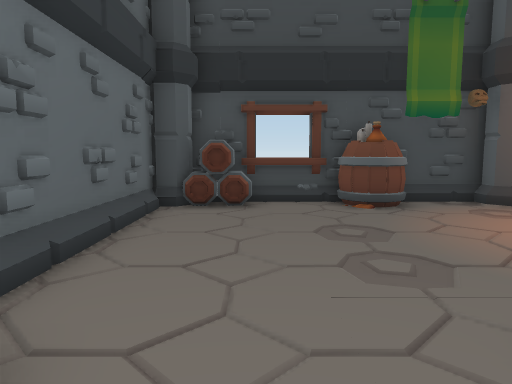
View 1 (above)

12 first-person views from a walk through a Unity game level. The camera is 1.4 m above the floor, tilts 6° down and sees 70° across. The floor is counted in squares, 1 m on a side. Each view is taken from the middle of a square. On the plan, view 1 faces up. The plan holds only what a view shows up to about 16 squares ahead; the rest is blank. Some surface patterns are stand-ins.

View 2
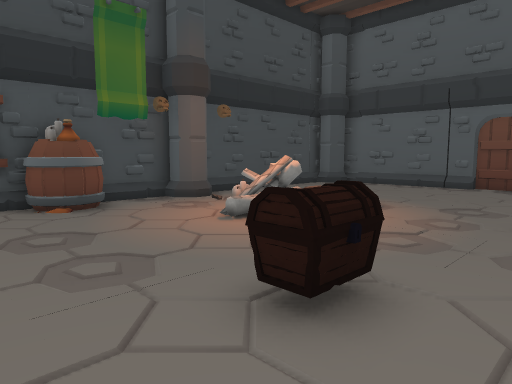

View 3
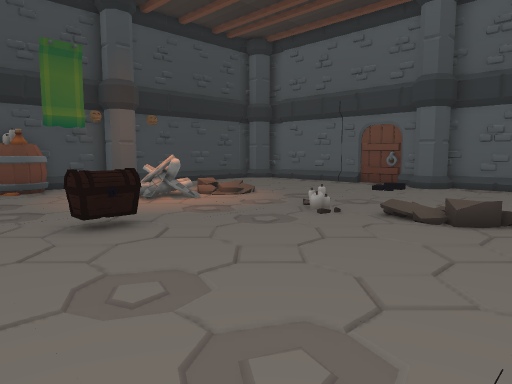

View 4
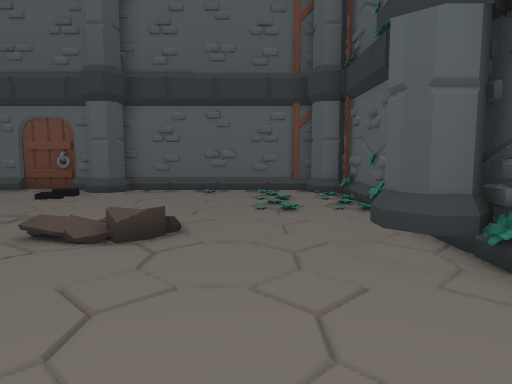

View 5
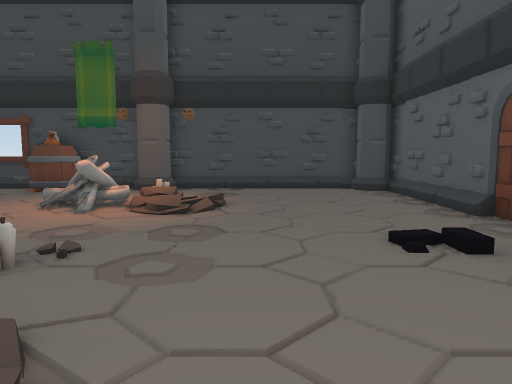

View 6
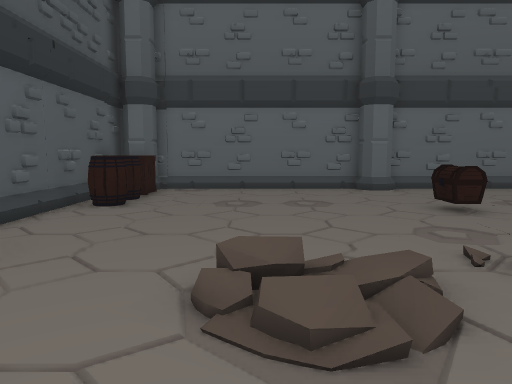

View 7
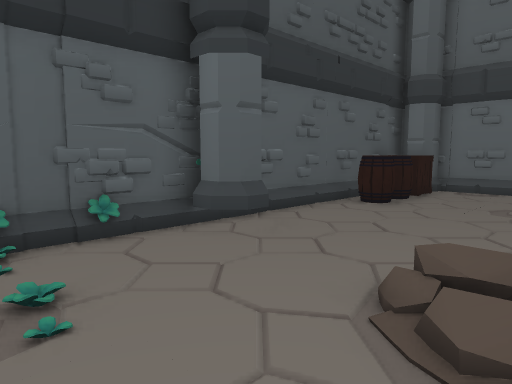

View 8
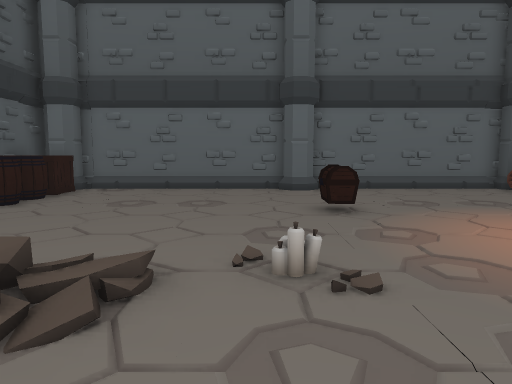

View 9
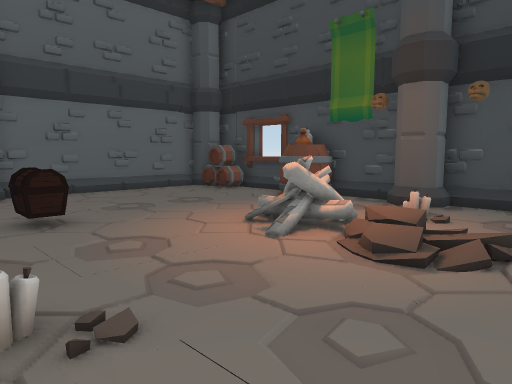

View 10
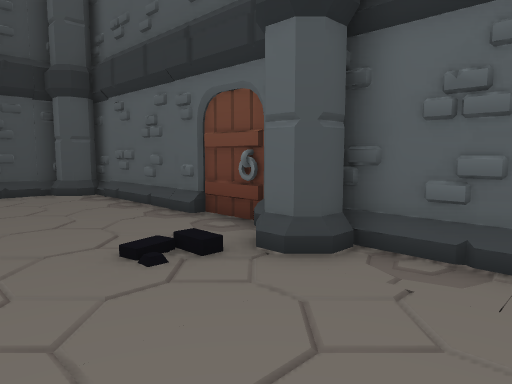

View 11
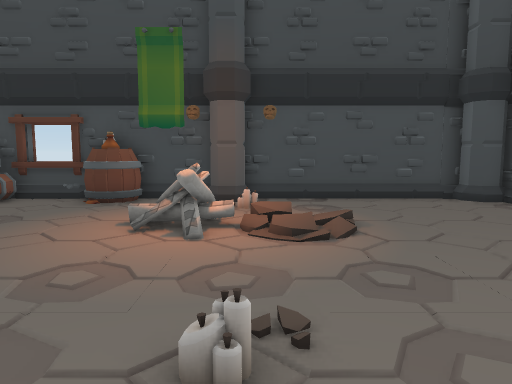

View 12
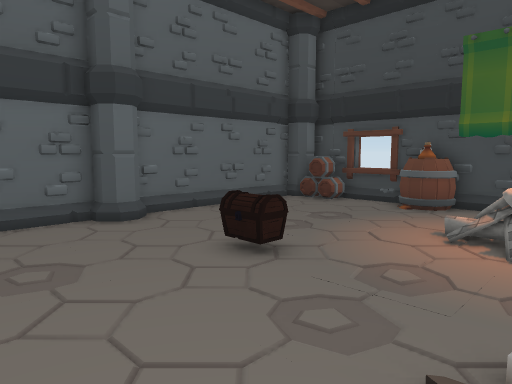

### Floor plan
Key: @ floor where view 1 was taken; # wall or solid block; . floor; / step, stairs or slope; = window, fence, low wall or low ledge; ^ raised ledge; B barrel; P pillar; C chest; R crate; O other object.
Columns run from 3 left of view 1 to 16 right of it. Each row starts with its distance up from view 1.
 12    ##
 11  ###^#B############
 10 ##OO..BB..P.......##
  9 #..................#
  8 #..........=.......#
  7 #........././......#
  6 #......./OO///.....#
  5 #......../////.....#
  4 #..................#
  3 #..................#
  2 #P....C.........//.#
  1 ##........./....//##
  0 #..@....../=......##
 -1 #........../.......#
 -2 #..........//......#
 -3 #..........//..... #
 -4 #.................
 -5 #.............
 -6 #.............
 -7 #PRBBB....PP..
 -8 ##R###.########
 -9      ###

Where each view was taken, in squares from view 1:
view 1: 0 up, 0 right, facing up
view 2: 0 up, 0 right, facing up-right
view 3: 5 down, 0 right, facing up-right
view 4: 5 down, 2 right, facing right
view 5: 4 down, 11 right, facing up
view 6: 3 down, 12 right, facing left
view 7: 2 down, 12 right, facing down-left
view 8: 0 up, 12 right, facing left
view 9: 0 up, 11 right, facing up-left
view 10: 3 down, 11 right, facing up-right
view 11: 2 down, 8 right, facing up
view 12: 3 down, 8 right, facing up-left
